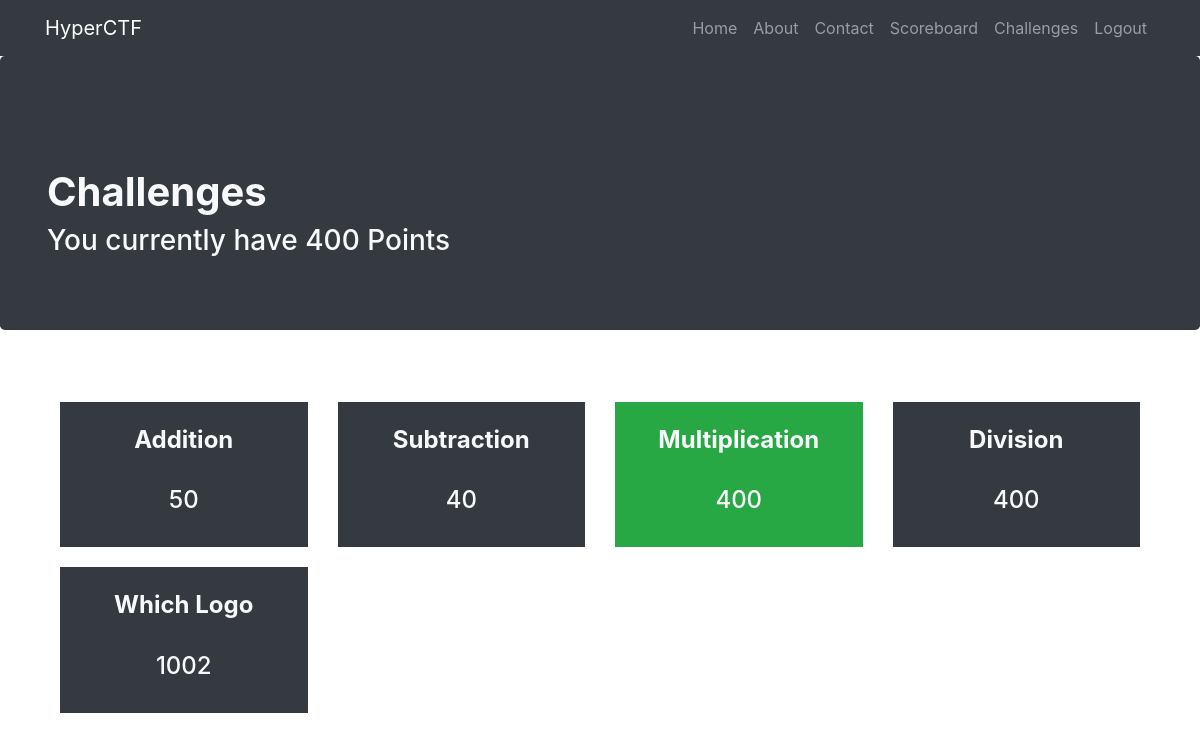
/challenges/ (signed in), run on the app's committed database.
### app.py (models this page shows, shortened)
class User(db.Model):
	__tablename__ = "users"
	id = db.Column(db.Integer, primary_key=True)
	username = db.Column(db.String(20), unique=True, nullable=False)
	password = db.Column(db.String(80), unique=False, nullable=False)
	email = db.Column(db.String(80), unique=True, nullable=False)
	points = db.Column(db.Integer, unique=False, nullable=False)
	date_created = db.Column(db.DateTime, default=datetime.datetime.utcnow)
	solved_challenges = db.relationship('Challenge', secondary="solved", backref=db.backref('solved_users', lazy='dynamic'))

class Challenge(db.Model):
	__tablename__ = "challenges"
	id = db.Column(db.Integer, primary_key=True)
	name = db.Column(db.String(20), unique=True, nullable=False)
	points = db.Column(db.Integer, unique=True, nullable=False)
	content = db.Column(db.String(225), unique=True, nullable=False)
	answer = db.Column(db.String(225), unique=True, nullable=False)

### app.py (the view)
@app.route("/challenges/")
def challenges_page():
	if 'username' in session:
		solvedChallenges = []
		for challenge in Challenge.query.all():
			for user in challenge.solved_users:
				if user.username == session['username']:
					solvedChallenges.append(challenge)
					continue
		return render_template("challenges.html", challenges=Challenge.query.all(), points=User.query.filter_by(username=session['username']).first().points, solved_challenges=solvedChallenges)
	else:
		flash('You have to sign up before attempting any questions', at.red.value)
		return redirect(url_for('signup'))

### templates/challenges.html (shortened to what this page needs)
{% extends "header.html"%}
{% block body %}
<div class="jumbotron bg-dark">
  <div class="container">
    <h1 class="mt-5 text-light" align=""><strong> Challenges</strong></h1>
    <h3 class="mt-9 text-light" align=""> You currently have {{ points }} Points</h3>
  </div>
</div>
<div class="container">
  <div class="row">
    <div class="col-lg-12 text-center">
      <div class="container-fluid" style="grid-row-gap: 20px">
        <div class="row" style="margin-top: 20px">
          {% for challenge in challenges %}
          <div class="col-sm-3" style="padding-top: 20px">
            <a style="text-decoration: none;"href="./{{ challenge.id }}">
              {% if challenge in solved_challenges %}
              <div class="bg-success">
                {% else %}
                <div class="bg-dark">
                  {% endif %}
                  <br><h4 class="mt-9 text-light"style="float: center; text-align: center;"><strong>{{ challenge.name }}</strong></h4><br>
                  <h4 class="mt-9 text-light" style="float: center; text-align: center;">{{ challenge.points }}</h4><br>
                </div>
              </a>
            </div>
            {% endfor %}
          </div>
        </div>
      </div>
    </div>
  </div>
  {% endblock %}

### data on the page
User: points "400"
Challenge: name "Addition", points "50"
Challenge: name "Subtraction", points "40"
Challenge: name "Multiplication", points "400"
Challenge: name "Division", points "400"
Challenge: name "Which Logo", points "1002"
